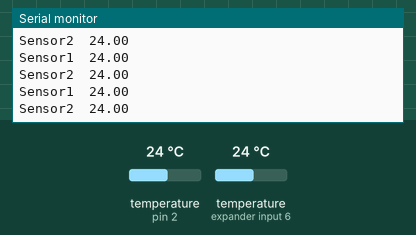
Bench run of a sketch on a simulated Arduino Uno, built with avr-gcc and run on an emulated ATmega328P. Parts: the last lines printed to the serial monitor. Inputs (shaded band) come from the test bench; at power-on: temperature (sensors on pin 2, expander input 6) 24 °C.

Above: at 1.2 s.
1.3 s: temperature (sensor on pin 2) set to 12 °C
At 1.67 s:
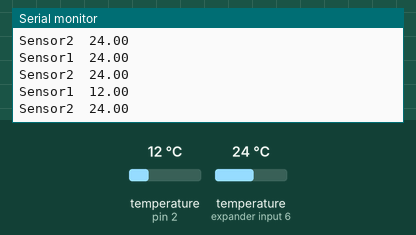
2.8 s: temperature (sensor on expander input 6) set to 12 °C
At 2.96 s:
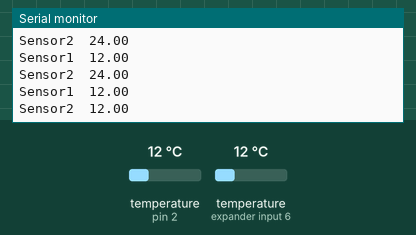
4.3 s: temperature (sensor on pin 2) set to 19 °C
At 4.46 s:
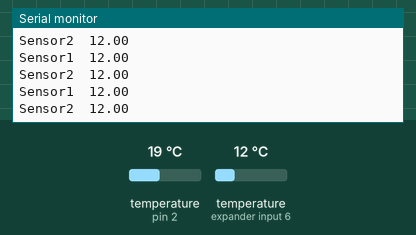
7.3 s: temperature (sensor on expander input 6) set to 19 °C
At 7.47 s:
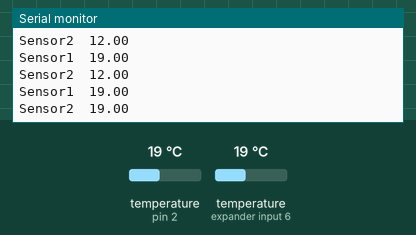
Timing chart, 0 to 9.8 s (numbered marks = the images above; inputs shaded):
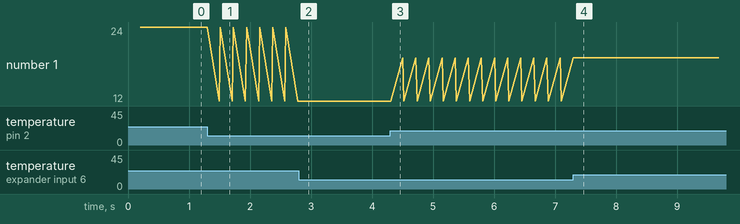

The sketch:

sketch_nov30a.ino
```cpp
#include <DallasTemperature.h>
#include <OneWire.h>

#include <OneWire.h>
#include <DallasTemperature.h>

#define ONE_WIRE_BUS 2

OneWire oneWire(ONE_WIRE_BUS);

DallasTemperature sensors(&oneWire);

DeviceAddress Thermometer1 = {
  0x28, 0x00, 0x54, 0xB6, 0x04, 0x00, 0x00, 0x92 };  // адрес датчика DS18B20 280054B604000092
DeviceAddress Thermometer2 = {
  0x28, 0x9E, 0x95, 0xB5, 0x04, 0x00, 0x00, 0x57 };

void setup() {

  sensors.begin();
  sensors.setResolution(Thermometer1, 10);
  sensors.setResolution(Thermometer2, 10);

  Serial.begin(9600);
}

void printTemperature(DeviceAddress deviceAddress) {
  float tempC = sensors.getTempC(deviceAddress);
  Serial.println(tempC);
}
void loop() {

  sensors.requestTemperatures();
  Serial.print("Sensor1  ");
  printTemperature(Thermometer1);

  Serial.print("Sensor2  ");
  printTemperature(Thermometer2);
}
```

Measured:
- after the input at 1.3 s, the serial monitor: prints a new line after 0.19 s (image 1)
- after the input at 2.8 s, the serial monitor: prints a new line at once (image 2)
- after the input at 7.3 s, the serial monitor: prints a new line at once (image 4)
- plotted number 1: 24 → 12 after the input at 1.3 s, 12 → 19 after the input at 4.3 s
